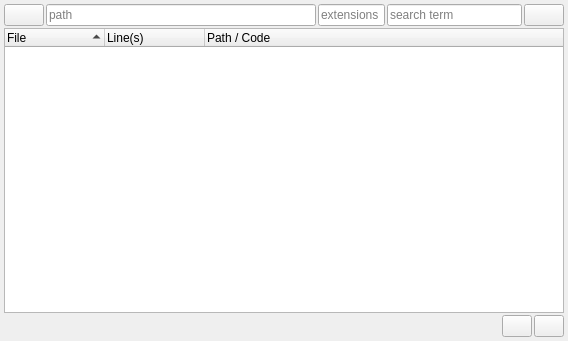
<?xml version="1.0" encoding="UTF-8"?>
<ui version="4.0">
 <class>Form</class>
 <widget class="QWidget" name="Form">
  <property name="geometry">
   <rect>
    <x>0</x>
    <y>0</y>
    <width>568</width>
    <height>341</height>
   </rect>
  </property>
  <property name="windowTitle">
   <string>Form</string>
  </property>
  <layout class="QGridLayout" name="gridLayout_2" rowstretch="0">
   <property name="margin">
    <number>4</number>
   </property>
   <property name="spacing">
    <number>4</number>
   </property>
   <item row="0" column="0">
    <widget class="QFrame" name="frame_2">
     <property name="frameShape">
      <enum>QFrame::NoFrame</enum>
     </property>
     <property name="frameShadow">
      <enum>QFrame::Raised</enum>
     </property>
     <layout class="QGridLayout" name="gridLayout">
      <property name="margin">
       <number>0</number>
      </property>
      <property name="spacing">
       <number>2</number>
      </property>
      <item row="1" column="0" colspan="3">
       <widget class="QTreeWidget" name="tr_results">
        <property name="styleSheet">
         <string notr="true"> QTreeWidget::branch:has-siblings:!adjoins-item {
     border-image: url(style/img/none.png) 0;
 }
 QTreeWidget::branch:has-siblings:adjoins-item {
     border-image: url(style/img/none.png) 0;
 }

 QTreeWidget::branch:!has-children:!has-siblings:adjoins-item {
     border-image: url(style/img/none.png) 0;
 }</string>
        </property>
        <property name="sortingEnabled">
         <bool>true</bool>
        </property>
        <column>
         <property name="text">
          <string>File</string>
         </property>
        </column>
        <column>
         <property name="text">
          <string>Line(s)</string>
         </property>
        </column>
        <column>
         <property name="text">
          <string>Path / Code</string>
         </property>
        </column>
       </widget>
      </item>
      <item row="0" column="0" colspan="3">
       <widget class="QFrame" name="frame_3">
        <property name="frameShape">
         <enum>QFrame::NoFrame</enum>
        </property>
        <property name="frameShadow">
         <enum>QFrame::Raised</enum>
        </property>
        <layout class="QGridLayout" name="gridLayout_4">
         <property name="margin">
          <number>0</number>
         </property>
         <property name="spacing">
          <number>2</number>
         </property>
         <item row="0" column="0">
          <widget class="QPushButton" name="b_browse">
           <property name="toolTip">
            <string>select a path</string>
           </property>
           <property name="text">
            <string/>
           </property>
           <property name="icon">
            <iconset>
             <normaloff>../../style/img/file_open.png</normaloff>../../style/img/file_open.png</iconset>
           </property>
           <property name="checkable">
            <bool>true</bool>
           </property>
          </widget>
         </item>
         <item row="0" column="1">
          <widget class="QLineEdit" name="le_path">
           <property name="sizePolicy">
            <sizepolicy hsizetype="Expanding" vsizetype="Fixed">
             <horstretch>4</horstretch>
             <verstretch>0</verstretch>
            </sizepolicy>
           </property>
           <property name="toolTip">
            <string>Path to search (recursively)</string>
           </property>
           <property name="placeholderText">
            <string>path</string>
           </property>
          </widget>
         </item>
         <item row="0" column="2">
          <widget class="QLineEdit" name="le_ext">
           <property name="sizePolicy">
            <sizepolicy hsizetype="Expanding" vsizetype="Fixed">
             <horstretch>1</horstretch>
             <verstretch>0</verstretch>
            </sizepolicy>
           </property>
           <property name="toolTip">
            <string>&lt;html&gt;&lt;head/&gt;&lt;body&gt;&lt;p&gt;Extensions&lt;/p&gt;&lt;p&gt;   - example: .py&lt;/p&gt;&lt;p&gt;   - leave blank to search all&lt;/p&gt;&lt;p&gt;   - multiple are comma separated (.py,.js)&lt;/p&gt;&lt;/body&gt;&lt;/html&gt;</string>
           </property>
           <property name="text">
            <string/>
           </property>
           <property name="placeholderText">
            <string>extensions</string>
           </property>
          </widget>
         </item>
         <item row="0" column="3">
          <widget class="QLineEdit" name="le_search">
           <property name="sizePolicy">
            <sizepolicy hsizetype="Expanding" vsizetype="Fixed">
             <horstretch>2</horstretch>
             <verstretch>0</verstretch>
            </sizepolicy>
           </property>
           <property name="toolTip">
            <string>Search Term</string>
           </property>
           <property name="text">
            <string/>
           </property>
           <property name="placeholderText">
            <string>search term</string>
           </property>
          </widget>
         </item>
         <item row="0" column="4">
          <widget class="QPushButton" name="b_search">
           <property name="toolTip">
            <string>search</string>
           </property>
           <property name="text">
            <string/>
           </property>
           <property name="icon">
            <iconset>
             <normaloff>../../style/img/search.png</normaloff>../../style/img/search.png</iconset>
           </property>
           <property name="checkable">
            <bool>true</bool>
           </property>
          </widget>
         </item>
        </layout>
       </widget>
      </item>
      <item row="2" column="0" colspan="3">
       <widget class="QFrame" name="frame">
        <property name="frameShape">
         <enum>QFrame::NoFrame</enum>
        </property>
        <property name="frameShadow">
         <enum>QFrame::Raised</enum>
        </property>
        <layout class="QGridLayout" name="gridLayout_3">
         <property name="margin">
          <number>0</number>
         </property>
         <property name="spacing">
          <number>2</number>
         </property>
         <item row="0" column="2">
          <widget class="QPushButton" name="b_search_2">
           <property name="maximumSize">
            <size>
             <width>30</width>
             <height>16777215</height>
            </size>
           </property>
           <property name="toolTip">
            <string>collapse all</string>
           </property>
           <property name="text">
            <string/>
           </property>
           <property name="icon">
            <iconset>
             <normaloff>../../style/img/arrow_in.png</normaloff>../../style/img/arrow_in.png</iconset>
           </property>
          </widget>
         </item>
         <item row="0" column="0">
          <widget class="QLabel" name="l_cur_file">
           <property name="sizePolicy">
            <sizepolicy hsizetype="Ignored" vsizetype="Preferred">
             <horstretch>0</horstretch>
             <verstretch>0</verstretch>
            </sizepolicy>
           </property>
           <property name="styleSheet">
            <string notr="true"/>
           </property>
           <property name="text">
            <string/>
           </property>
          </widget>
         </item>
         <item row="0" column="1">
          <widget class="QPushButton" name="b_search_3">
           <property name="maximumSize">
            <size>
             <width>30</width>
             <height>16777215</height>
            </size>
           </property>
           <property name="toolTip">
            <string>expand all</string>
           </property>
           <property name="text">
            <string/>
           </property>
           <property name="icon">
            <iconset>
             <normaloff>../../style/img/arrow_out.png</normaloff>../../style/img/arrow_out.png</iconset>
           </property>
          </widget>
         </item>
        </layout>
       </widget>
      </item>
     </layout>
    </widget>
   </item>
  </layout>
 </widget>
 <tabstops>
  <tabstop>le_path</tabstop>
  <tabstop>le_ext</tabstop>
  <tabstop>le_search</tabstop>
  <tabstop>b_search</tabstop>
  <tabstop>tr_results</tabstop>
  <tabstop>b_search_2</tabstop>
  <tabstop>b_browse</tabstop>
  <tabstop>b_search_3</tabstop>
 </tabstops>
 <resources/>
 <connections>
  <connection>
   <sender>le_search</sender>
   <signal>returnPressed()</signal>
   <receiver>b_search</receiver>
   <slot>click()</slot>
   <hints>
    <hint type="sourcelabel">
     <x>476</x>
     <y>20</y>
    </hint>
    <hint type="destinationlabel">
     <x>536</x>
     <y>26</y>
    </hint>
   </hints>
  </connection>
  <connection>
   <sender>b_search_3</sender>
   <signal>clicked()</signal>
   <receiver>tr_results</receiver>
   <slot>expandAll()</slot>
   <hints>
    <hint type="sourcelabel">
     <x>519</x>
     <y>320</y>
    </hint>
    <hint type="destinationlabel">
     <x>410</x>
     <y>141</y>
    </hint>
   </hints>
  </connection>
  <connection>
   <sender>b_search_2</sender>
   <signal>clicked()</signal>
   <receiver>tr_results</receiver>
   <slot>collapseAll()</slot>
   <hints>
    <hint type="sourcelabel">
     <x>553</x>
     <y>319</y>
    </hint>
    <hint type="destinationlabel">
     <x>504</x>
     <y>179</y>
    </hint>
   </hints>
  </connection>
  <connection>
   <sender>le_ext</sender>
   <signal>returnPressed()</signal>
   <receiver>b_search</receiver>
   <slot>click()</slot>
   <hints>
    <hint type="sourcelabel">
     <x>339</x>
     <y>27</y>
    </hint>
    <hint type="destinationlabel">
     <x>537</x>
     <y>12</y>
    </hint>
   </hints>
  </connection>
  <connection>
   <sender>le_path</sender>
   <signal>returnPressed()</signal>
   <receiver>b_search</receiver>
   <slot>click()</slot>
   <hints>
    <hint type="sourcelabel">
     <x>212</x>
     <y>17</y>
    </hint>
    <hint type="destinationlabel">
     <x>528</x>
     <y>24</y>
    </hint>
   </hints>
  </connection>
 </connections>
</ui>
